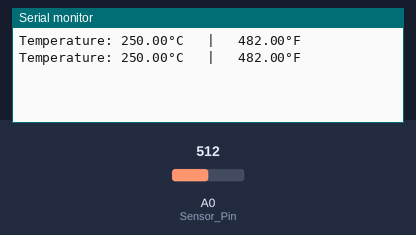
Bench run of a sketch on a simulated Arduino Uno, built with avr-gcc and run on an emulated ATmega328P. Shown: the last lines printed to the serial monitor. Inputs (shaded band) come from the test bench; at power-on: A0 (Sensor_Pin) = 512.

Above: at 1.8 s.
1.9 s: A0 (Sensor_Pin) set to 716
At 2.5 s:
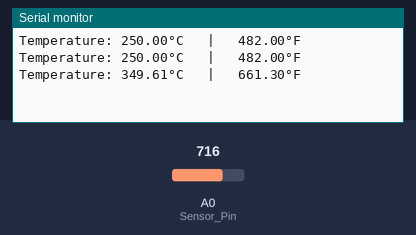
3.4 s: A0 (Sensor_Pin) set to 900
At 4.8 s:
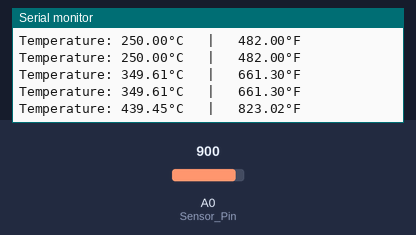
Timing chart, 0 to 6.4 s (numbered marks = the images above; inputs shaded):
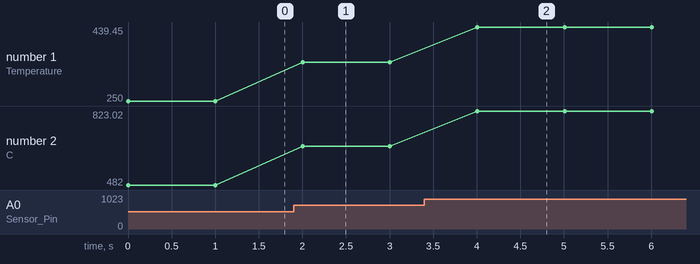

The sketch:

Experiment_8_Code.ino
```cpp
# define Sensor_Pin A0
void setup()
{
  Serial.begin(9600);
}

void loop()
{
  int reading = analogRead(Sensor_Pin);

  float voltage = reading * (5.0 / 1024.0);

  float temp_C = voltage * 100;

  Serial.print("Temperature: ");
  Serial.print(temp_C);
  Serial.print("\xC2\xB0");
  Serial.print("C   |   ");

  float temp_F = (temp_C * 9 / 5) + 32;

  Serial.print(temp_F);
  Serial.print("\xC2\xB0");
  Serial.println("F");

  delay(1000);
}
```

Measured:
- after the input at 1.9 s, the serial monitor: prints a new line after 0.10 s (image 1)
- after the input at 3.4 s, the serial monitor: prints a new line after 0.61 s (image 2)
- plotted number 1: 250 → 349.61 after the input at 1.9 s, 349.61 → 439.45 after the input at 3.4 s
- plotted number 2: 482 → 661.3 after the input at 1.9 s, 661.3 → 823.02 after the input at 3.4 s
